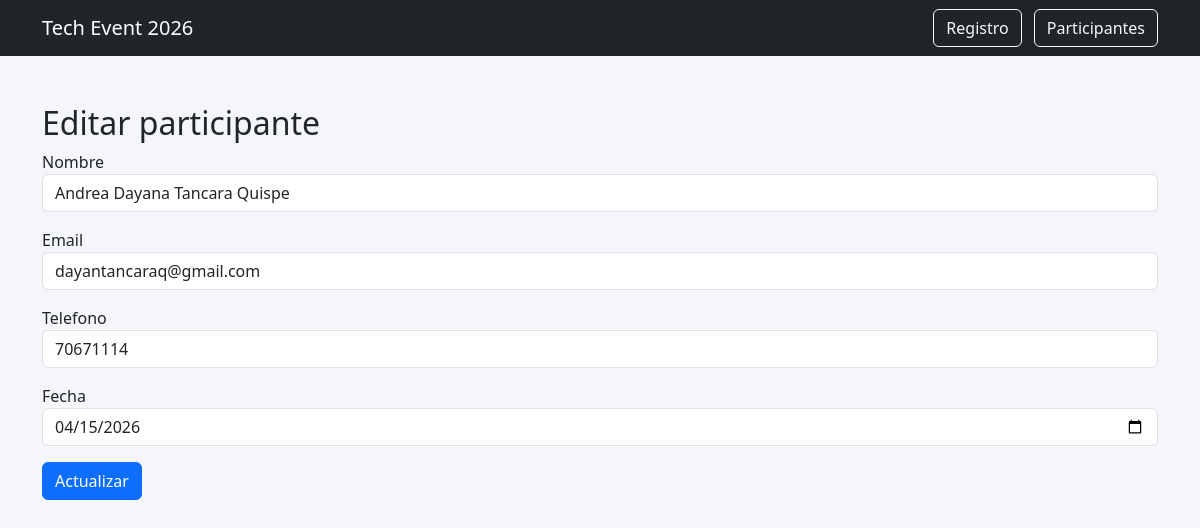
The page /editar/1 on the database its author committed.
### tables this page shows
CREATE TABLE participantes(

        id INTEGER PRIMARY KEY AUTOINCREMENT,
        nombre TEXT,
        email TEXT,
        telefono TEXT,
        fecha_registro TEXT

    );

### app.py (the view)
@app.route("/editar/<int:id>")
def editar(id):
    conn = sqlite3.connect("database.db")
    conn.row_factory = sqlite3.Row
    participante = conn.execute("SELECT * FROM participantes WHERE id=?",(id,)).fetchone()
    return render_template("editar.html",participante=participante)

### templates/editar.html (shortened to what this page needs)
{% extends "base.html" %}
{% block content %}
<h2>Editar participante</h2>
<form action="/actualizar" method="post">
<div class="mb-3">
<label>Nombre</label>
<input type="text" name="nombre" class="form-control" value="{{ participante.nombre }}">
</div>
<div class="mb-3">
<label>Email</label>
<input type="email" name="email" class="form-control" value="{{ participante.email }}">
</div>
<div class="mb-3">
<label>Telefono</label>
<input type="text" name="telefono" class="form-control" value="{{ participante.telefono }}">
</div>
<div class="mb-3">
<label>Fecha</label>
<input type="date" name="fecha" class="form-control" value="{{ participante.fecha_registro }}">
</div>
<button class="btn btn-primary">Actualizar</button>
</form>
{% endblock %}

### static/css/styles.css (style rules this page uses)
body { background:#f4f6f9; font-family: 'Segoe UI', Tahoma, Geneva, Verdana, sans-serif; }

### rows shown on the page
participantes: nombre "Andrea Dayana Tancara Quispe", email "dayantancaraq@gmail.com", telefono "70671114", fecha "04/15/2026"
